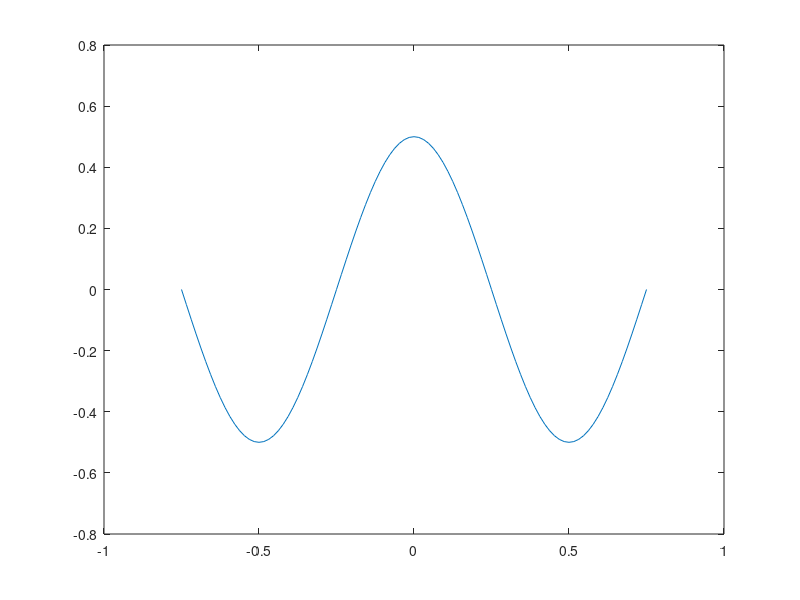

Write the MATLAB code that produced this figure. (Note: this script raises an error after producing the figure.)
%
%	Make the sinusoids and their sums
%
cd /wusr5/brian/book/06space/fig/subContStim

x = [-.75:1/64:.75]
s = 0.5;

f = 1;
c1 = s*cos(2*pi*f*x);
f = 3;
c3 = s*cos(2*pi*f*x);

plotParms(plot(x,c1))
set(gca,'xtick',[-.5:.5:.5],'ytick',[-1:.25:1], 'ylim',s*[-2 2])
grid on
print -deps f1.eps

plotParms(plot(x,c3))
set(gca,'xtick',[-.5:.5:.5],'ytick',[-1:.25:1], 'ylim',s*[-2 2])
grid on
print -deps f3.eps

plotParms(plot(x,c1 + c3))
set(gca,'xtick',[-.5:.5:.5],'ytick',[-1:.25:1], 'ylim',s*[-2 2])
grid on
print -deps peakAdd.eps

plotParms(plot(x,c1 - c3))
set(gca,'xtick',[-.5:.5:.5],'ytick',[-1:.25:1], 'ylim',s*[-2 2])
grid on
print -deps peakSub.eps


